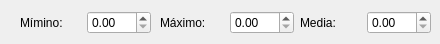
        <widget class="QWidget" name="page_8">
         <widget class="QWidget" name="layoutWidget_15">
          <property name="geometry">
           <rect>
            <x>20</x>
            <y>10</y>
            <width>131</width>
            <height>25</height>
           </rect>
          </property>
          <layout class="QHBoxLayout" name="horizontalLayout_31">
           <item>
            <widget class="QLabel" name="label_46">
             <property name="text">
              <string>Mímino:</string>
             </property>
            </widget>
           </item>
           <item>
            <widget class="QDoubleSpinBox" name="d4trimin">
             <property name="maximum">
              <double>999.990000000000009</double>
             </property>
            </widget>
           </item>
          </layout>
         </widget>
         <widget class="QWidget" name="layoutWidget_16">
          <property name="geometry">
           <rect>
            <x>160</x>
            <y>10</y>
            <width>134</width>
            <height>25</height>
           </rect>
          </property>
          <layout class="QHBoxLayout" name="horizontalLayout_32">
           <item>
            <widget class="QLabel" name="label_47">
             <property name="text">
              <string>Máximo:</string>
             </property>
            </widget>
           </item>
           <item>
            <widget class="QDoubleSpinBox" name="d4trimax">
             <property name="maximum">
              <double>999.990000000000009</double>
             </property>
            </widget>
           </item>
          </layout>
         </widget>
         <widget class="QWidget" name="layoutWidget_17">
          <property name="geometry">
           <rect>
            <x>300</x>
            <y>10</y>
            <width>131</width>
            <height>25</height>
           </rect>
          </property>
          <layout class="QHBoxLayout" name="horizontalLayout_33">
           <item>
            <widget class="QLabel" name="label_48">
             <property name="text">
              <string>Media:</string>
             </property>
            </widget>
           </item>
           <item>
            <widget class="QDoubleSpinBox" name="d4trimed">
             <property name="maximum">
              <double>999.990000000000009</double>
             </property>
            </widget>
           </item>
          </layout>
         </widget>
        </widget>
